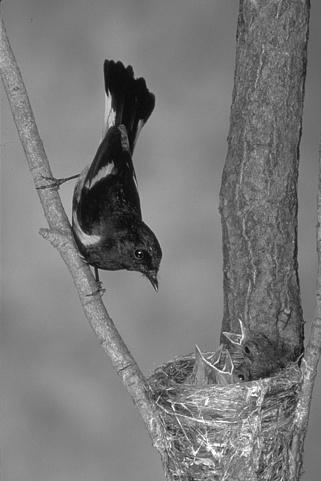
#> input picture bird.jpg, 321 x 481 px
$ python q1b.py
#> lines starting #> are read from the running program, lines starting #| are printed output that depends on the picture
### q1a.py
"""
Q1(a): Marr-Hildreth edge detector.

Pipeline (all filtering done by hand on the pixel array with NumPy):
  1. Smooth with a Gaussian G_sigma, applied separably (1-D row pass, then
     1-D column pass). Kernel half-width = ceil(3*sigma), so the full width
     is >= 6*sigma as required.
  2. Apply a 3x3 Laplacian kernel to (G * f). Since convolution commutes with
     differentiation, this equals (laplacian(G)) * f, i.e. the LoG response.
     All arithmetic is in float64 to avoid catastrophic cancellation when the
     Laplacian subtracts nearly-equal neighbouring values.
  3. Mark zero crossings: a pixel is an edge if, along at least one of the
     four directions (horizontal, vertical, two diagonals), its two opposite
     neighbours have LoG values of opposite sign AND the absolute difference
     between them (the "slope" across the crossing) exceeds a threshold.

The slope threshold is given as a fraction of the maximum absolute LoG
response, which keeps it comparable across different sigmas (the LoG
magnitude shrinks roughly like 1/sigma^2 as sigma grows).

Outputs are written to ./outputs_q1a/.
"""

import os
import numpy as np
from PIL import Image
import matplotlib

matplotlib.use("Agg")
import matplotlib.pyplot as plt


OUT_DIR = "outputs_q1a"
MAX_SIDE = 1024


# --------------------------------------------------------------------------
# I/O
# --------------------------------------------------------------------------
def load_gray(path, max_side=MAX_SIDE):
    """Load an image as float64 grayscale in [0, 1]; downscale (library call,
    permitted by the assignment) only if the long side exceeds max_side."""
    img = Image.open(path).convert("L")
    w, h = img.size
    if max(w, h) > max_side:
        s = max_side / max(w, h)
        img = img.resize((round(w * s), round(h * s)), Image.LANCZOS)
    return np.asarray(img, dtype=np.float64) / 255.0


def save_gray(arr, path):
    a = np.clip(arr, 0, 1)
    Image.fromarray((a * 255).astype(np.uint8)).save(path)


# --------------------------------------------------------------------------
# Filtering primitives (implemented manually)
# --------------------------------------------------------------------------
def gaussian_kernel_1d(sigma):
    """Normalised 1-D Gaussian with half-width ceil(3*sigma) (width >= 6σ)."""
    r = int(np.ceil(3.0 * sigma))
    x = np.arange(-r, r + 1, dtype=np.float64)
    k = np.exp(-(x ** 2) / (2.0 * sigma ** 2))
    return k / k.sum()


def convolve1d(img, kernel, axis):
    """1-D convolution along `axis` with reflect padding.
    Implemented as a weighted sum of shifted copies of the padded image."""
    r = len(kernel) // 2
    pad = [(0, 0), (0, 0)]
    pad[axis] = (r, r)
    p = np.pad(img, pad, mode="reflect")
    out = np.zeros_like(img, dtype=np.float64)
    n = img.shape[axis]
    kf = kernel[::-1]  # flip for true convolution (symmetric anyway)
    for i, w in enumerate(kf):
        if axis == 0:
            out += w * p[i:i + n, :]
        else:
            out += w * p[:, i:i + n]
    return out


def gaussian_smooth(img, sigma):
    """Separable Gaussian smoothing: rows then columns."""
    k = gaussian_kernel_1d(sigma)
    return convolve1d(convolve1d(img, k, axis=1), k, axis=0)


def convolve2d(img, kernel):
    """Small 2-D convolution with reflect padding (used for the 3x3 Laplacian)."""
    kh, kw = kernel.shape
    rh, rw = kh // 2, kw // 2
    p = np.pad(img, ((rh, rh), (rw, rw)), mode="reflect")
    H, W = img.shape
    kf = kernel[::-1, ::-1]
    out = np.zeros((H, W), dtype=np.float64)
    for i in range(kh):
        for j in range(kw):
            if kf[i, j] != 0:
                out += kf[i, j] * p[i:i + H, j:j + W]
    return out


LAPLACIAN_3x3 = np.array([[0, 1, 0],
                          [1, -4, 1],
                          [0, 1, 0]], dtype=np.float64)


def log_response(img, sigma):
    """g = ∇²(G_σ * f), computed in float64."""
    return convolve2d(gaussian_smooth(img, sigma), LAPLACIAN_3x3)


# --------------------------------------------------------------------------
# Zero-crossing detection
# --------------------------------------------------------------------------
def zero_crossings(g, slope_thresh):
    """Return a boolean edge map.

    A zero crossing lies between two adjacent pixels p, q (horizontal,
    vertical or diagonal neighbours) when g(p) and g(q) have opposite signs.
    It is accepted only if the slope across it, |g(p) - g(q)|, exceeds
    T = slope_thresh * max|g|. To keep edges one pixel thick, the crossing is
    assigned to whichever of p, q has the smaller |g| (it is closer to the
    true zero).
    """
    T = slope_thresh * np.abs(g).max()
    H, W = g.shape
    edges = np.zeros((H, W), dtype=bool)
    # forward neighbour offsets: right, down, down-right, down-left
    for dy, dx in [(0, 1), (1, 0), (1, 1), (1, -1)]:
        ys_p = slice(0, H - dy)
        ys_q = slice(dy, H)
        xs_p = slice(max(0, -dx), W - max(0, dx))
        xs_q = slice(max(0, dx), W - max(0, -dx))
        a, b = g[ys_p, xs_p], g[ys_q, xs_q]
        zc = (a * b < 0) & (np.abs(a - b) > T)
        p_closer = np.abs(a) <= np.abs(b)
        edges[ys_p, xs_p] |= zc & p_closer
        edges[ys_q, xs_q] |= zc & ~p_closer
    return edges


def marr_hildreth(img, sigma, slope_thresh):
    g = log_response(img, sigma)
    return zero_crossings(g, slope_thresh), g


# --------------------------------------------------------------------------
# Experiments
# --------------------------------------------------------------------------
# [70 lines left out: functions show_grid, main, not called in this run]


# [2 lines that do not run on import are left out]

### q1b.py
"""
Q1(b): Dijkstra's algorithm on the 8-connected pixel graph, with
Intelligent-Scissors edge weights (Mortensen & Barrett 1995):

    w(p, q) = λZ·fZ(q) + λG·fG(q) + λD·fD(p, q)

  fZ(q)    = 0 if q is a Laplacian (LoG) zero crossing, else 1
             (zero crossings come from the Marr-Hildreth detector of q1a)
  fG(q)    = 1 - |∇f(q)| / max|∇f|   (small where the gradient is strong),
             multiplied by 1 for diagonal links and 1/√2 for horizontal/
             vertical links, as in the paper, so diagonal steps cost more
             (they are √2 times longer)
  fD(p, q) = 1/π · [ acos(dp) + acos(dq) ]   (gradient-direction term;
             dp ∈ [0,1], dq ∈ [-1,1], so fD ∈ [0, 1.5]. The SIGGRAPH'95
             version uses 2/(3π) instead, which only rescales fD to [0,1])
             D(p) = unit vector perpendicular to ∇f(p) (the edge direction)
             L(p,q) = unit link vector q-p, flipped if needed so D(p)·L >= 0
             dp = D(p)·L,  dq = L·D(q)
             Cheap when the link runs along the edge (perpendicular to both
             gradients) and the two gradients point the same way.

Dijkstra is run from a seed pixel with each of the
four weight choices, and the resulting distance maps are shown as images.
The shortest path from the seed to a sample "free" point is also traced, as
a check that the weights do follow image edges.

Outputs are written to ./outputs_q1b/.
"""

import os
import heapq
import numpy as np
import matplotlib

matplotlib.use("Agg")
import matplotlib.pyplot as plt

from q1a import load_gray, gaussian_smooth, marr_hildreth

OUT_DIR = "outputs_q1b"

# Marr-Hildreth parameters (best values found in q1a)
LOG_SIGMA = 2.5
LOG_T = 0.07
# Small amount of smoothing before taking gradients (reduces noise)
GRAD_SIGMA = 1.0
# Weights from Mortensen & Barrett
LAMBDA_Z, LAMBDA_G, LAMBDA_D = 0.43, 0.43, 0.14

# 8 neighbour offsets (dy, dx)
NEIGHBOURS = [(-1, -1), (-1, 0), (-1, 1),
              (0, -1),           (0, 1),
              (1, -1),  (1, 0),  (1, 1)]


# --------------------------------------------------------------------------
# Per-pixel feature maps
# --------------------------------------------------------------------------
def gradient(img, sigma=GRAD_SIGMA):
    """Central-difference gradient of the Gaussian-smoothed image."""
    s = gaussian_smooth(img, sigma)
    p = np.pad(s, 1, mode="reflect")
    gx = (p[1:-1, 2:] - p[1:-1, :-2]) / 2.0
    gy = (p[2:, 1:-1] - p[:-2, 1:-1]) / 2.0
    return gx, gy


def feature_maps(img):
    """Return fZ (H,W), fG (H,W), and unit edge-direction field (Dx, Dy)."""
    edges, _ = marr_hildreth(img, LOG_SIGMA, LOG_T)
    fZ = np.where(edges, 0.0, 1.0)

    gx, gy = gradient(img)
    mag = np.sqrt(gx ** 2 + gy ** 2)
    fG = 1.0 - mag / mag.max()

    # D(p) = gradient rotated by 90° and normalised: (gy, -gx)/|∇f|
    safe = np.where(mag > 1e-12, mag, 1.0)
    Dx = np.where(mag > 1e-12, gy / safe, 0.0)
    Dy = np.where(mag > 1e-12, -gx / safe, 0.0)
    return fZ, fG, Dx, Dy


def shift(a, dy, dx, fill):
    """out[y, x] = a[y+dy, x+dx], with `fill` outside the image."""
    H, W = a.shape
    out = np.full_like(a, fill)
    ys_o = slice(max(0, -dy), H - max(0, dy))
    xs_o = slice(max(0, -dx), W - max(0, dx))
    ys_i = slice(max(0, dy), H - max(0, -dy))
    xs_i = slice(max(0, dx), W - max(0, -dx))
    out[ys_o, xs_o] = a[ys_i, xs_i]
    return out


def link_costs(fZ, fG, Dx, Dy, lz, lg, ld):
    """Return a (8, H, W) array: cost[k, y, x] = w(p, q) for p = (y, x) and
    q = p + NEIGHBOURS[k]. Links leaving the image get +inf."""
    H, W = fZ.shape
    costs = np.empty((8, H, W), dtype=np.float64)
    for k, (dy, dx) in enumerate(NEIGHBOURS):
        diag = dy != 0 and dx != 0
        length = np.sqrt(2.0) if diag else 1.0

        fZq = shift(fZ, dy, dx, np.inf)
        fGq = shift(fG, dy, dx, np.inf) * (1.0 if diag else 1.0 / np.sqrt(2.0))

        # Gradient-direction term
        Lx, Ly = dx / length, dy / length
        Dxq, Dyq = shift(Dx, dy, dx, 0.0), shift(Dy, dy, dx, 0.0)
        s = Dx * Lx + Dy * Ly                 # D(p)·(q-p)
        sign = np.where(s >= 0, 1.0, -1.0)    # choose L so that D(p)·L >= 0
        dp = np.clip(sign * s, -1, 1)
        dq = np.clip(sign * (Lx * Dxq + Ly * Dyq), -1, 1)
        fD = (1.0 / np.pi) * (np.arccos(dp) + np.arccos(dq))

        c = np.zeros((H, W))
        if lz:
            c += lz * fZq
        if lg:
            c += lg * fGq
        if ld:
            c += ld * fD
        # mark links that leave the image
        c[~np.isfinite(fZq)] = np.inf
        costs[k] = c
    return costs


# --------------------------------------------------------------------------
# Dijkstra (binary heap, lazy deletion)
# --------------------------------------------------------------------------
def dijkstra(costs, seed, target=None):
    """Single-source shortest paths over the 8-connected pixel grid.

    costs:  (8, H, W) link costs from link_costs().
    seed:   (row, col).
    target: optional (row, col); if given, stop as soon as it is settled
            (its distance and predecessor chain are then final).
    Returns dist (H, W) and pred (H, W) holding the flat index of each
    pixel's predecessor (-1 for the seed).
    """
    _, H, W = costs.shape
    N = H * W
    offs = [dy * W + dx for dy, dx in NEIGHBOURS]
    cost_lists = [costs[k].ravel().tolist() for k in range(8)]

    dist = [float("inf")] * N
    pred = [-1] * N
    done = [False] * N
    s = seed[0] * W + seed[1]
    dist[s] = 0.0
    heap = [(0.0, s)]
    t = -1 if target is None else target[0] * W + target[1]

    while heap:
        d, u = heapq.heappop(heap)
        if done[u]:
            continue
        done[u] = True
        if u == t:
            break
        for k in range(8):
            w = cost_lists[k][u]
            if w == float("inf"):
                continue
            v = u + offs[k]
            if done[v]:
                continue
            nd = d + w
            if nd < dist[v]:
                dist[v] = nd
                pred[v] = u
                heapq.heappush(heap, (nd, v))

    return np.array(dist).reshape(H, W), np.array(pred).reshape(H, W)


def trace_path(pred, target):
    """Follow predecessors from target back to the seed."""
    H, W = pred.shape
    v = target[0] * W + target[1]
    path = []
    flat = pred.ravel()
    while v != -1:
        path.append(divmod(v, W))
        v = flat[v]
    return np.array(path[::-1])


# --------------------------------------------------------------------------
# Main
# --------------------------------------------------------------------------
def main():
    os.makedirs(OUT_DIR, exist_ok=True)
    img = load_gray("bird.jpg")
#> in load_gray, img is the input picture: PIL image 321x481 L; min 0, max 255, mean 120.7
    H, W = img.shape
#> H = 481; W = 321
    print("Image size:", img.shape)
#| Image size: (481, 321)

    fZ, fG, Dx, Dy = feature_maps(img)
#> in convolve2d, `kh, kw = kernel.shape`: kh = 3
#> in convolve2d, `rh, rw = kh // 2, kw // 2`: rh = 1
#> after the loop in convolve2d, `for i in range(kh):`:
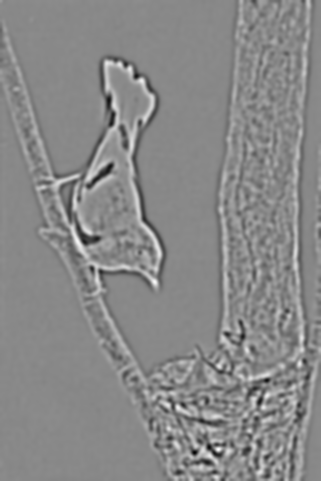
#> out: shape (481, 321) float64; min -0.0359, max 0.031, mean -7.43e-07; drawn with min black and max white
#> in zero_crossings, `T = slope_thresh * np.abs(g).max()`: T = 0.00252
#> the loop in zero_crossings, `for dy, dx in [(0, 1), (1, 0), (1, 1), (1, -1)]:` made 4 passes
#> pass 1, in zero_crossings, `zc = (a * b < 0) & (np.abs(a - b) > T)`:
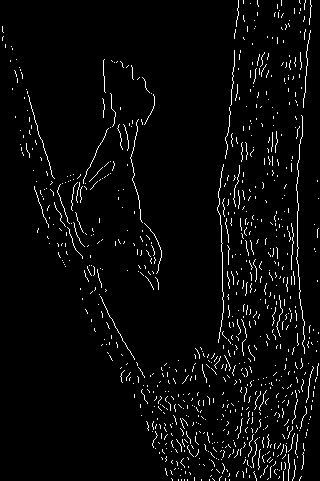
#> zc: shape (481, 320) bool; 3.6% white in thin lines or dots
#> after the loop in zero_crossings, `for dy, dx in [(0, 1), (1, 0), (1, 1), (1, -1)]:`: edges: shape (481, 321) bool; 8.3% white in thin lines or dots
#> in feature_maps, `fZ = np.where(edges, 0.0, 1.0)`: fZ: shape (481, 321) float64; values 0 (black) and 1 (white), 91.7% white; black in thin lines or dots
#> in feature_maps, `Dy = np.where(mag > 1e-12, -gx / safe, 0.0)`:
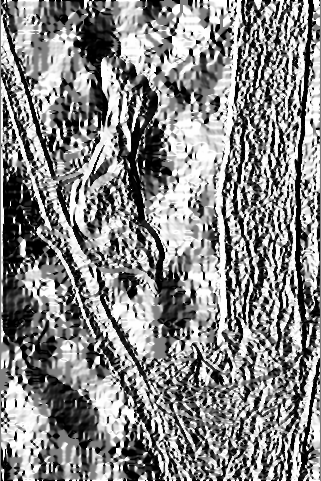
#> Dy: shape (481, 321) float64; min -1, max 1, mean 0.0548; drawn with min black and max white

    # Seed on the bird's outline (left edge of the tail) and a free point
    # further down its back, both snapped to the strongest gradient nearby.
    def snap(pt, r=4):
        y, x = pt
        y0, y1, x0, x1 = max(0, y - r), min(H, y + r + 1), max(0, x - r), min(W, x + r + 1)
        win = fG[y0:y1, x0:x1]
        dy, dx = np.unravel_index(np.argmin(win), win.shape)
        return (y0 + dy, x0 + dx)

    seed = snap((95, 105))
#> in snap, `dy, dx = np.unravel_index(np.argmin(win), win.shape)`: dy = 0; dx = 4
#> seed = (91, 105)
    free = snap((265, 120))
#> free = (269, 124)
    print("Seed:", seed, " Free point:", free)
#| Seed: (91, 105)  Free point: (269, 124)

    # Visualise the per-pixel terms
    fig, axes = plt.subplots(1, 4, figsize=(14, 5.5))
    for ax, im, t in zip(axes,
                         [img, fZ, fG, np.arctan2(Dy, Dx)],
                         ["Input", "fZ (0 at zero crossings)",
                          "fG = 1 - |∇f|/max", "Edge direction angle of D(p)"]):
        ax.imshow(im, cmap="twilight" if "angle" in t else "gray")
        ax.set_title(t)
        ax.axis("off")
#> this loop made 4 passes
#> t on passes 1 to 4: 'Input', 'fZ (0 at zero crossings)', 'fG = 1 - |∇f|/max', 'Edge direction angle of D(p)'
    fig.tight_layout()
    fig.savefig(f"{OUT_DIR}/cost_terms.png", dpi=150)
    plt.close(fig)

    configs = [
        ("(i) zero crossings only", "zero_crossing", (1.0, 0.0, 0.0)),
        ("(ii) gradient magnitude only", "gradient_magnitude", (0.0, 1.0, 0.0)),
        ("(iii) gradient direction only", "gradient_direction", (0.0, 0.0, 1.0)),
        (f"(iv) {LAMBDA_Z}·fZ + {LAMBDA_G}·fG + {LAMBDA_D}·fD", "combined",
         (LAMBDA_Z, LAMBDA_G, LAMBDA_D)),
    ]

    fig, axes = plt.subplots(2, 4, figsize=(16, 12))
    for col, (title, name, (lz, lg, ld)) in enumerate(configs):
        costs = link_costs(fZ, fG, Dx, Dy, lz, lg, ld)
        dist, pred = dijkstra(costs, seed)
        path = trace_path(pred, free)
        print(f"{title}: max distance = {dist.max():.2f}, "
              f"path length = {len(path)} px, path cost = {dist[free]:.2f}")

        np.save(f"{OUT_DIR}/dist_{name}.npy", dist)
        dn = dist / dist.max()
        plt.imsave(f"{OUT_DIR}/dist_{name}.png", dn, cmap="magma")

        # Row 1: distance map with iso-distance contours
        ax = axes[0, col]
        ax.imshow(dn, cmap="magma")
        ax.contour(dn, levels=15, colors="white", linewidths=0.4, alpha=0.6)
        ax.plot(seed[1], seed[0], "c*", ms=12)
        ax.set_title(title, fontsize=10)
        ax.axis("off")

        # Row 2: shortest path from seed to the free point, over the image
        ax = axes[1, col]
        ax.imshow(img, cmap="gray")
        ax.plot(path[:, 1], path[:, 0], "r-", lw=1.5)
        ax.plot(seed[1], seed[0], "c*", ms=12)
        ax.plot(free[1], free[0], "yo", ms=6)
        ax.set_title("Shortest path seed → free point", fontsize=10)
        ax.axis("off")
#> this loop made 4 passes
#| (i) zero crossings only: max distance = 122.00, path length = 329 px, path cost = 2.00
#| (ii) gradient magnitude only: max distance = 214.31, path length = 219 px, path cost = 53.21
#| (iii) gradient direction only: max distance = 70.82, path length = 200 px, path cost = 27.67
#| (iv) 0.43·fZ + 0.43·fG + 0.14·fD: max distance = 178.52, path length = 221 px, path cost = 34.95
#> pass 1, in main, `dist, pred = dijkstra(costs, seed)`:
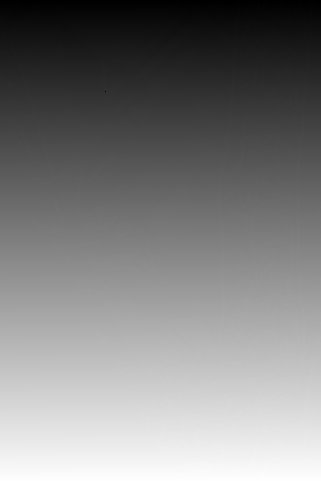
#> pred: shape (481, 321) int64; min -1, max 154253, mean 77038; drawn with min black and max white
#> pass 1, in main, `plt.imsave(f"{OUT_DIR}/dist_{name}.png", dn, cmap="magma")`:
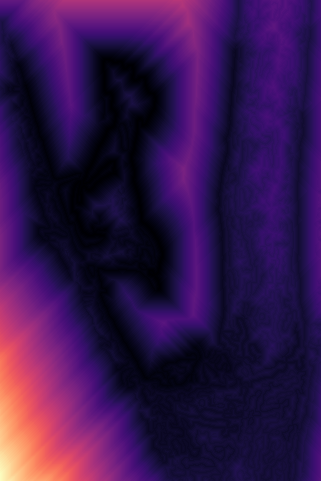
#> saved as dist_zero_crossing.png: shape (481, 321, 3); mean R, G, B 53.6, 20.5, 76.7
#> after the loop:
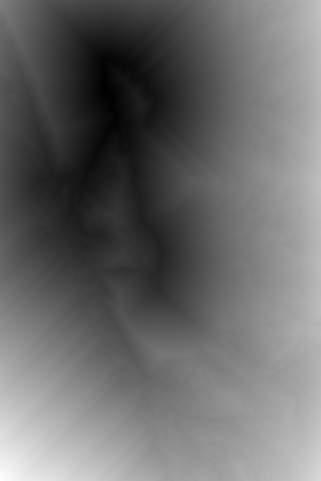
#> dn: shape (481, 321) float64; min 0, max 1, mean 0.418

    fig.suptitle("Dijkstra distance from seed (★) for different edge weights "
                 "(dark = close, bright = far)", fontsize=13)
    fig.tight_layout()
    fig.savefig(f"{OUT_DIR}/distance_maps.png", dpi=150)
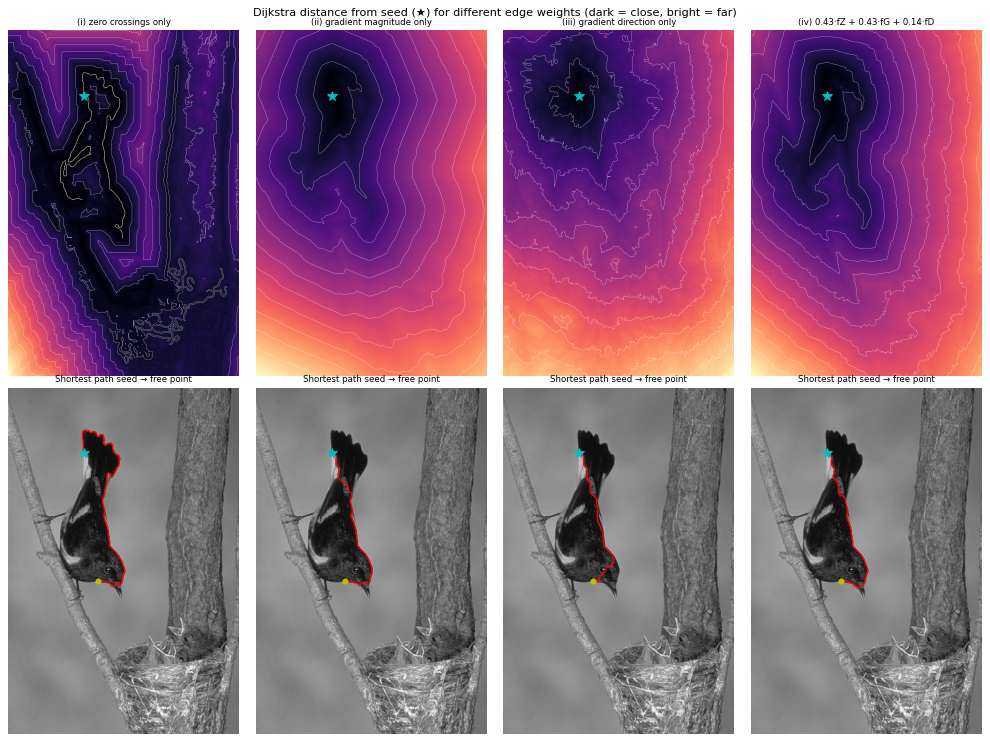
#> figure drawn by matplotlib, 8 panels
    plt.close(fig)
    print("Saved results to", OUT_DIR)


if __name__ == "__main__":
    main()
